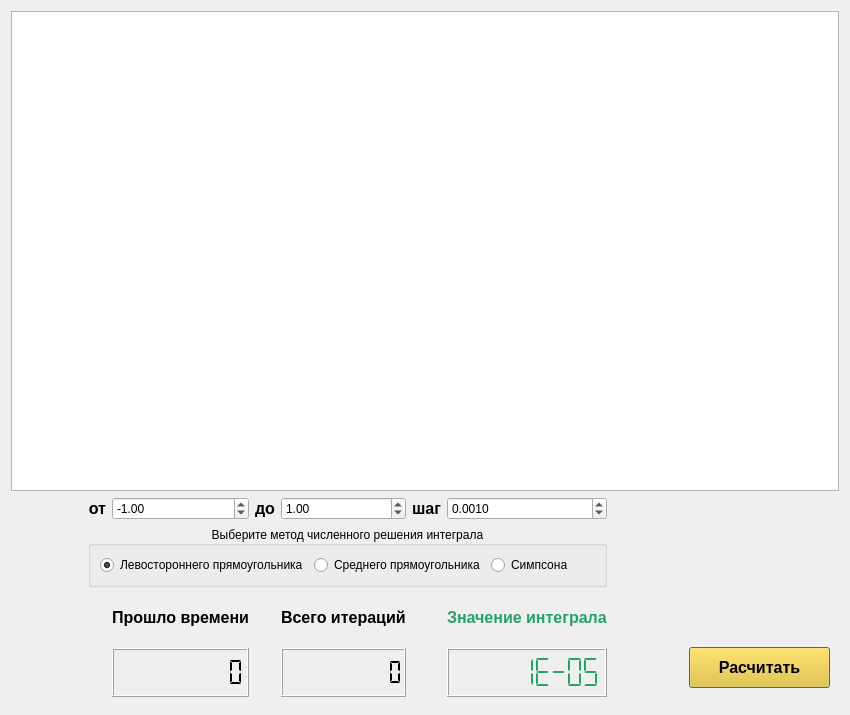
<?xml version="1.0" encoding="UTF-8"?>
<ui version="4.0">
 <class>Dialog</class>
 <widget class="QDialog" name="Dialog">
  <property name="geometry">
   <rect>
    <x>0</x>
    <y>0</y>
    <width>850</width>
    <height>715</height>
   </rect>
  </property>
  <property name="minimumSize">
   <size>
    <width>850</width>
    <height>300</height>
   </size>
  </property>
  <property name="windowTitle">
   <string>Desinged by cosm1c</string>
  </property>
  <layout class="QGridLayout" name="gridLayout">
   <item row="3" column="3">
    <widget class="QLabel" name="label_2">
     <property name="font">
      <font>
       <pointsize>12</pointsize>
       <weight>75</weight>
       <bold>true</bold>
      </font>
     </property>
     <property name="text">
      <string>до</string>
     </property>
     <property name="alignment">
      <set>Qt::AlignRight|Qt::AlignTrailing|Qt::AlignVCenter</set>
     </property>
    </widget>
   </item>
   <item row="3" column="4">
    <widget class="QDoubleSpinBox" name="inputValuesTo">
     <property name="minimum">
      <double>-99.000000000000000</double>
     </property>
     <property name="value">
      <double>1.000000000000000</double>
     </property>
    </widget>
   </item>
   <item row="3" column="6">
    <widget class="QDoubleSpinBox" name="inputValuesStep">
     <property name="decimals">
      <number>4</number>
     </property>
     <property name="maximum">
      <double>1.000000000000000</double>
     </property>
     <property name="stepType">
      <enum>QAbstractSpinBox::AdaptiveDecimalStepType</enum>
     </property>
     <property name="value">
      <double>0.001000000000000</double>
     </property>
    </widget>
   </item>
   <item row="3" column="2">
    <widget class="QDoubleSpinBox" name="inputValuesFrom">
     <property name="minimum">
      <double>-99.000000000000000</double>
     </property>
     <property name="value">
      <double>-1.000000000000000</double>
     </property>
    </widget>
   </item>
   <item row="7" column="0" colspan="9">
    <spacer name="verticalSpacer">
     <property name="orientation">
      <enum>Qt::Vertical</enum>
     </property>
     <property name="sizeHint" stdset="0">
      <size>
       <width>20</width>
       <height>40</height>
      </size>
     </property>
    </spacer>
   </item>
   <item row="4" column="1" colspan="6">
    <widget class="QGroupBox" name="groupBox">
     <property name="maximumSize">
      <size>
       <width>16777215</width>
       <height>70</height>
      </size>
     </property>
     <property name="title">
      <string>Выберите метод численного решения интеграла</string>
     </property>
     <property name="alignment">
      <set>Qt::AlignCenter</set>
     </property>
     <property name="flat">
      <bool>true</bool>
     </property>
     <property name="checkable">
      <bool>false</bool>
     </property>
     <layout class="QHBoxLayout" name="horizontalLayout">
      <item>
       <widget class="QRadioButton" name="radioButton_LeftSqr">
        <property name="text">
         <string>Левостороннего прямоугольника</string>
        </property>
        <property name="checked">
         <bool>true</bool>
        </property>
       </widget>
      </item>
      <item>
       <widget class="QRadioButton" name="radioButton_CenterSqr">
        <property name="text">
         <string>Среднего прямоугольника</string>
        </property>
       </widget>
      </item>
      <item>
       <widget class="QRadioButton" name="radioButton_Simpson">
        <property name="text">
         <string>Симпсона</string>
        </property>
       </widget>
      </item>
     </layout>
    </widget>
   </item>
   <item row="5" column="6">
    <widget class="QLabel" name="label_6">
     <property name="font">
      <font>
       <pointsize>12</pointsize>
       <weight>75</weight>
       <bold>true</bold>
      </font>
     </property>
     <property name="autoFillBackground">
      <bool>false</bool>
     </property>
     <property name="styleSheet">
      <string notr="true">color: rgb(38, 162, 105);</string>
     </property>
     <property name="text">
      <string>Значение интеграла</string>
     </property>
    </widget>
   </item>
   <item row="3" column="5">
    <widget class="QLabel" name="label_3">
     <property name="font">
      <font>
       <pointsize>12</pointsize>
       <weight>75</weight>
       <bold>true</bold>
      </font>
     </property>
     <property name="text">
      <string>шаг</string>
     </property>
     <property name="alignment">
      <set>Qt::AlignRight|Qt::AlignTrailing|Qt::AlignVCenter</set>
     </property>
    </widget>
   </item>
   <item row="5" column="2">
    <widget class="QLabel" name="label_4">
     <property name="font">
      <font>
       <pointsize>12</pointsize>
       <weight>75</weight>
       <bold>true</bold>
      </font>
     </property>
     <property name="text">
      <string>Прошло времени</string>
     </property>
    </widget>
   </item>
   <item row="6" column="4">
    <widget class="QLCDNumber" name="lcd_iterations">
     <property name="digitCount">
      <number>9</number>
     </property>
     <property name="segmentStyle">
      <enum>QLCDNumber::Flat</enum>
     </property>
    </widget>
   </item>
   <item row="5" column="4">
    <widget class="QLabel" name="label_5">
     <property name="font">
      <font>
       <pointsize>12</pointsize>
       <weight>75</weight>
       <bold>true</bold>
      </font>
     </property>
     <property name="text">
      <string>Всего итераций</string>
     </property>
    </widget>
   </item>
   <item row="0" column="0" rowspan="2" colspan="9">
    <widget class="PlotWidget" name="graphicsView">
     <property name="minimumSize">
      <size>
       <width>0</width>
       <height>480</height>
      </size>
     </property>
    </widget>
   </item>
   <item row="6" column="6">
    <widget class="QLCDNumber" name="lsd_integrals">
     <property name="autoFillBackground">
      <bool>false</bool>
     </property>
     <property name="styleSheet">
      <string notr="true">color: rgb(38, 162, 105);</string>
     </property>
     <property name="smallDecimalPoint">
      <bool>false</bool>
     </property>
     <property name="digitCount">
      <number>9</number>
     </property>
     <property name="mode">
      <enum>QLCDNumber::Dec</enum>
     </property>
     <property name="segmentStyle">
      <enum>QLCDNumber::Flat</enum>
     </property>
     <property name="value" stdset="0">
      <double>0.000010000000000</double>
     </property>
    </widget>
   </item>
   <item row="3" column="1">
    <widget class="QLabel" name="label">
     <property name="font">
      <font>
       <pointsize>12</pointsize>
       <weight>75</weight>
       <bold>true</bold>
      </font>
     </property>
     <property name="text">
      <string>от</string>
     </property>
     <property name="alignment">
      <set>Qt::AlignRight|Qt::AlignTrailing|Qt::AlignVCenter</set>
     </property>
    </widget>
   </item>
   <item row="3" column="8" rowspan="4">
    <widget class="QFrame" name="frame">
     <property name="minimumSize">
      <size>
       <width>150</width>
       <height>200</height>
      </size>
     </property>
     <property name="frameShape">
      <enum>QFrame::NoFrame</enum>
     </property>
     <property name="frameShadow">
      <enum>QFrame::Raised</enum>
     </property>
     <property name="lineWidth">
      <number>0</number>
     </property>
     <widget class="QPushButton" name="pushButtonRun">
      <property name="geometry">
       <rect>
        <x>0</x>
        <y>150</y>
        <width>141</width>
        <height>41</height>
       </rect>
      </property>
      <property name="font">
       <font>
        <pointsize>12</pointsize>
        <weight>75</weight>
        <bold>true</bold>
       </font>
      </property>
      <property name="autoFillBackground">
       <bool>false</bool>
      </property>
      <property name="styleSheet">
       <string notr="true">background-color: rgb(245, 194, 17);</string>
      </property>
      <property name="text">
       <string>Расчитать</string>
      </property>
     </widget>
     <widget class="QLabel" name="simpson">
      <property name="enabled">
       <bool>true</bool>
      </property>
      <property name="geometry">
       <rect>
        <x>-10</x>
        <y>0</y>
        <width>141</width>
        <height>161</height>
       </rect>
      </property>
      <property name="text">
       <string/>
      </property>
      <property name="pixmap">
       <pixmap resource="srcs.qrc">:/images/simpson method small.png</pixmap>
      </property>
      <property name="scaledContents">
       <bool>false</bool>
      </property>
      <property name="textInteractionFlags">
       <set>Qt::NoTextInteraction</set>
      </property>
     </widget>
     <zorder>simpson</zorder>
     <zorder>pushButtonRun</zorder>
    </widget>
   </item>
   <item row="3" column="7" rowspan="4">
    <spacer name="horizontalSpacer">
     <property name="orientation">
      <enum>Qt::Horizontal</enum>
     </property>
     <property name="sizeHint" stdset="0">
      <size>
       <width>40</width>
       <height>20</height>
      </size>
     </property>
    </spacer>
   </item>
   <item row="6" column="2">
    <widget class="QLCDNumber" name="lcd_lostTime">
     <property name="digitCount">
      <number>9</number>
     </property>
     <property name="segmentStyle">
      <enum>QLCDNumber::Flat</enum>
     </property>
    </widget>
   </item>
   <item row="3" column="0" rowspan="4">
    <spacer name="horizontalSpacer_2">
     <property name="orientation">
      <enum>Qt::Horizontal</enum>
     </property>
     <property name="sizeHint" stdset="0">
      <size>
       <width>40</width>
       <height>20</height>
      </size>
     </property>
    </spacer>
   </item>
  </layout>
 </widget>
 <customwidgets>
  <customwidget>
   <class>PlotWidget</class>
   <extends>QGraphicsView</extends>
   <header>pyqtgraph</header>
  </customwidget>
 </customwidgets>
 <tabstops>
  <tabstop>inputValuesFrom</tabstop>
  <tabstop>inputValuesTo</tabstop>
  <tabstop>inputValuesStep</tabstop>
  <tabstop>radioButton_LeftSqr</tabstop>
  <tabstop>radioButton_CenterSqr</tabstop>
  <tabstop>radioButton_Simpson</tabstop>
  <tabstop>pushButtonRun</tabstop>
  <tabstop>graphicsView</tabstop>
 </tabstops>
 <resources>
  <include location="srcs.qrc"/>
 </resources>
 <connections/>
</ui>
